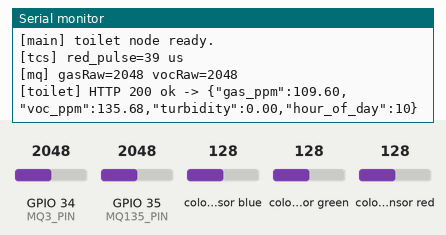
Simulated run of this sketch. Board: ESP32. On the bench: the last lines printed to the serial monitor. Wiring (inferred from the names in the program): TCS3200 colour sensor: output GPIO 23; S2 GPIO 21; S3 GPIO 22; S0 GPIO 18; S1 GPIO 19. Inputs (shaded band) come from the test bench; at power-on: colour sensor red 128, GPIO 34 (MQ3_PIN) = 2048, GPIO 35 (MQ135_PIN) = 2048, colour sensor blue 128, colour sensor green 128. Uploads are accepted with an empty reply; the local clock reads 2024-03-15 10:24:30 at power-on unless the sketch sets it; random numbers use the default seed unless the sketch sets one.

Above: at 3.2 s.
3.3 s: colour sensor red set to 5
At 4.18 s:
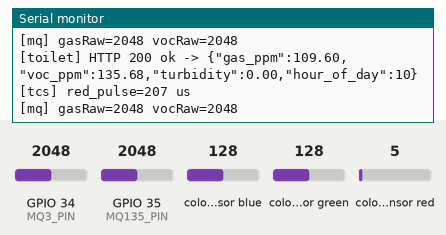
4.8 s: GPIO 34 (MQ3_PIN) set to 1960
At 6.18 s:
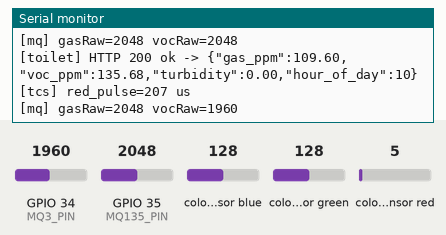
6.3 s: GPIO 35 (MQ135_PIN) set to 1960
At 6.3 s:
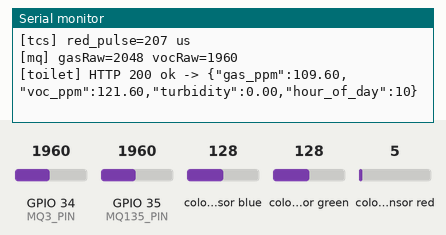
7.8 s: colour sensor red set to 64
At 9.0 s:
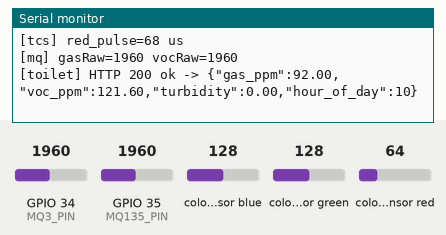
9.3 s: GPIO 34 (MQ3_PIN) set to 2040
At 10.6 s:
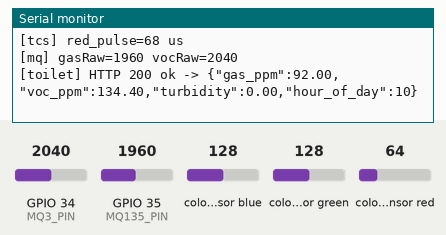
10.8 s: GPIO 35 (MQ135_PIN) set to 2040
At 13.0 s:
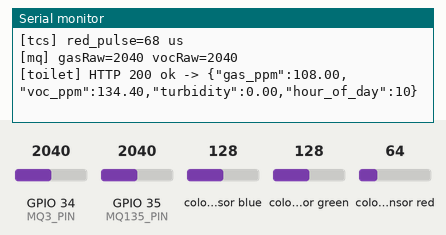
Timing chart, 0 to 13.3 s (numbered marks = the images above; inputs shaded):
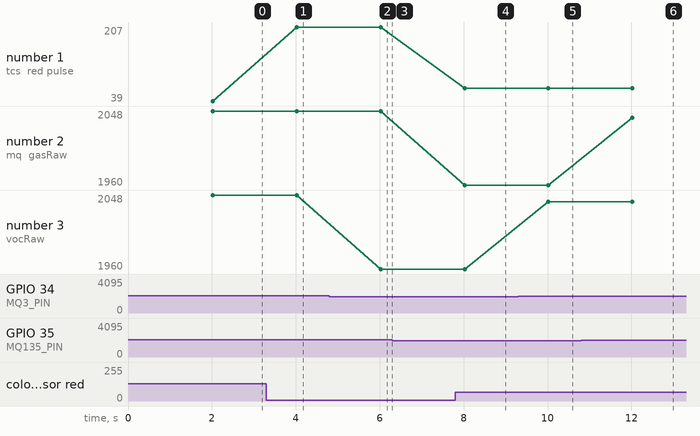

The sketch:

toilet_node.ino
```cpp
/*
 * SafeBath AI — Board 3: Toilet Biomarker Sensing
 * Phase C standalone node.
 *
 * Wiring = Master Guide Section 1 (Board 3), FINAL list — no DS18B20:
 *   TCS3200 S0/S1/S2/S3 -> GPIO18/19/21/22, OUT -> GPIO23
 *   MQ-135 A0 -> GPIO35 (ADC1), MQ-3 A0 -> GPIO34 (ADC1)
 *
 * Publishes the contract to the RPi over HTTP every 2 s — note NO temp_c:
 *   POST /api/v1/telemetry  payload
 *   {"gas_ppm": float, "voc_ppm": float, "turbidity": float,
 *    "hour_of_day": int}
 *
 * Libraries: none beyond the ESP32 core (HTTPClient + WiFi + time)
 */
#include <WiFi.h>
#include "../common/SafeBathNode.h"
#include <time.h>

const char* device_id = "toilet-01";        // must match SAFEBATH_DEVICES
const char* ssid = "YOUR_ROUTER_SSID";
const char* password = "YOUR_ROUTER_PASSWORD";
const char* server_host = "192.168.1.50";   // RPi IP running the edge API
const uint16_t server_port = 8000;
const char* node_token = "";                // optional; matches device token

safebath::Node node(device_id, "toilet", "1.0.0");

// Network bring-up Step 1 (Network & Autonomous Build Guide Section 1):
// true = print readings to Serial only, no network.
#define DEBUG_SERIAL_ONLY false

// --- pins (final confirmed) ---
#define TCS_S0 18
#define TCS_S1 19
#define TCS_S2 21
#define TCS_S3 22
#define TCS_OUT 23

#define MQ135_PIN 35
#define MQ3_PIN 34

// --- calibration (raw 12-bit ADC counts, 0..4095); recalibrate against
// known solutions after Phase-C bring-up (Master Guide Phase C) ---
const float GAS_ZERO_COUNTS = 1500.0f;   // clean-air MQ-135 baseline
const float VOC_ZERO_COUNTS = 1200.0f;   // clean-air MQ-3 baseline
const float GAS_SCALE = 0.20f;           // counts above baseline -> ppm
const float VOC_SCALE = 0.16f;

unsigned long lastPublish = 0;

void setup() {
  Serial.begin(115200);
  Serial.println();
  Serial.println("=================================");
  Serial.println("SafeBath AI - Toilet Node 3 (v2)");
  Serial.println("=================================");
  delay(500);

  pinMode(TCS_S0, OUTPUT); pinMode(TCS_S1, OUTPUT);
  pinMode(TCS_S2, OUTPUT); pinMode(TCS_S3, OUTPUT);
  pinMode(TCS_OUT, INPUT);
  Serial.printf("[tcs] OUT line at boot: %s\n",
                digitalRead(TCS_OUT) ? "HIGH" : "LOW");

  // TCS3200: scale output frequency to 20% for stable pulseIn timing
  digitalWrite(TCS_S0, HIGH);
  digitalWrite(TCS_S1, LOW);
  Serial.println("[tcs] TCS3200 pins configured (20% scaling)");

  configTime(0, 0, "pool.ntp.org");    // hour_of_day needs wall-clock time
  node.begin(ssid, password, server_host, server_port, node_token);
  Serial.println("[main] toilet node ready.");
}

/*
 * Turbidity proxy from TCS3200: read red-filtered pulse width, compare to a
 * clear-water reference captured at boot. Murkier sample -> longer pulses ->
 * higher proxy value (0..10 scale). The Random Forest consumes this single
 * scalar exactly like gen_toilet_data.py's `turbidity` column.
 */
const unsigned long CLEAR_REF_US = 1200;   // TODO(calibrate): capture at install
float readTurbidityProxy() {
  digitalWrite(TCS_S2, LOW);               // S2/S3 = LOW/LOW -> red filter
  digitalWrite(TCS_S3, LOW);
  unsigned long pw = pulseIn(TCS_OUT, LOW, 50000);   // low-pulse width, µs
  if (pw == 0) {
    // Forensic: sample the OUT line for ~10 ms to classify the fault
    int hi = 0, lo = 0;
    for (int i = 0; i < 200; i++) {
      digitalRead(TCS_OUT) ? hi++ : lo++;
      delayMicroseconds(50);
    }
    const char* verdict =
      (hi == 200) ? "STUCK HIGH — output disabled (/OE pin?) or OUT wire dead" :
      (lo == 200) ? "STUCK LOW — sensor not oscillating (power/LED check)" :
                    "toggling but pulseIn missed it";
    Serial.printf("[tcs] OUT pulse TIMEOUT (%d hi / %d lo) — %s\n", hi, lo, verdict);
    return 0.0;
  }
  Serial.printf("[tcs] red_pulse=%lu us\n", pw);
  float ratio = (float)pw / (float)CLEAR_REF_US;
  return constrain((ratio - 1.0) * 5.0 + 2.0, 0.0, 10.0);
}

int hourOfDay() {
  time_t now = time(nullptr);
  struct tm* t = localtime(&now);
  return (t && t->tm_hour >= 0 && t->tm_hour <= 23) ? t->tm_hour : 0;
}

void loop() {
  if (millis() - lastPublish < 2000) return;   // contract: every 2 s
  lastPublish = millis();

  int gasRaw = analogRead(MQ135_PIN);
  int vocRaw = analogRead(MQ3_PIN);
  float gasPpm = max(0.0f, (gasRaw - GAS_ZERO_COUNTS)) * GAS_SCALE;
  float vocPpm = max(0.0f, (vocRaw - VOC_ZERO_COUNTS)) * VOC_SCALE;
  float turbidity = readTurbidityProxy();
  Serial.printf("[mq] gasRaw=%d vocRaw=%d\n", gasRaw, vocRaw);

  if (DEBUG_SERIAL_ONLY) {
    // breathe on the MQ sensors / shine different colors at the TCS3200 and
    // confirm each number responds (Phase C verification)
    Serial.printf("toilet gasRaw=%d vocRaw=%d turbidity=%.2f hour=%d\n",
                  gasRaw, vocRaw, turbidity, hourOfDay());
    return;
  }

  String payload = String("{\"gas_ppm\":") + String(gasPpm, 2) +
                   ",\"voc_ppm\":" + String(vocPpm, 2) +
                   ",\"turbidity\":" + String(turbidity, 2) +
                   ",\"hour_of_day\":" + hourOfDay() + "}";
  int code = 0;
  bool ok = node.telemetry(payload.c_str(), &code);
  Serial.printf("[toilet] HTTP %d %s -> %s\n", code,
                ok ? "ok" : "FAILED", payload.c_str());
}
```

Measured:
- after the input at 3.3 s, the serial monitor: prints a new line after 0.72 s (image 1)
- after the input at 4.8 s, the serial monitor: prints a new line after 1.2 s (image 2)
- after the input at 7.8 s, the serial monitor: prints a new line after 0.22 s (image 4)
- after the input at 9.3 s, the serial monitor: prints a new line after 0.72 s (image 5)
- after the input at 10.8 s, the serial monitor: prints a new line after 1.2 s (image 6)
- plotted number 1: 39 → 207 after the input at 3.3 s, 207 → 68 after the input at 7.8 s
- plotted number 3: 2048 → 1960 after the input at 4.8 s, 1960 → 2040 after the input at 9.3 s
